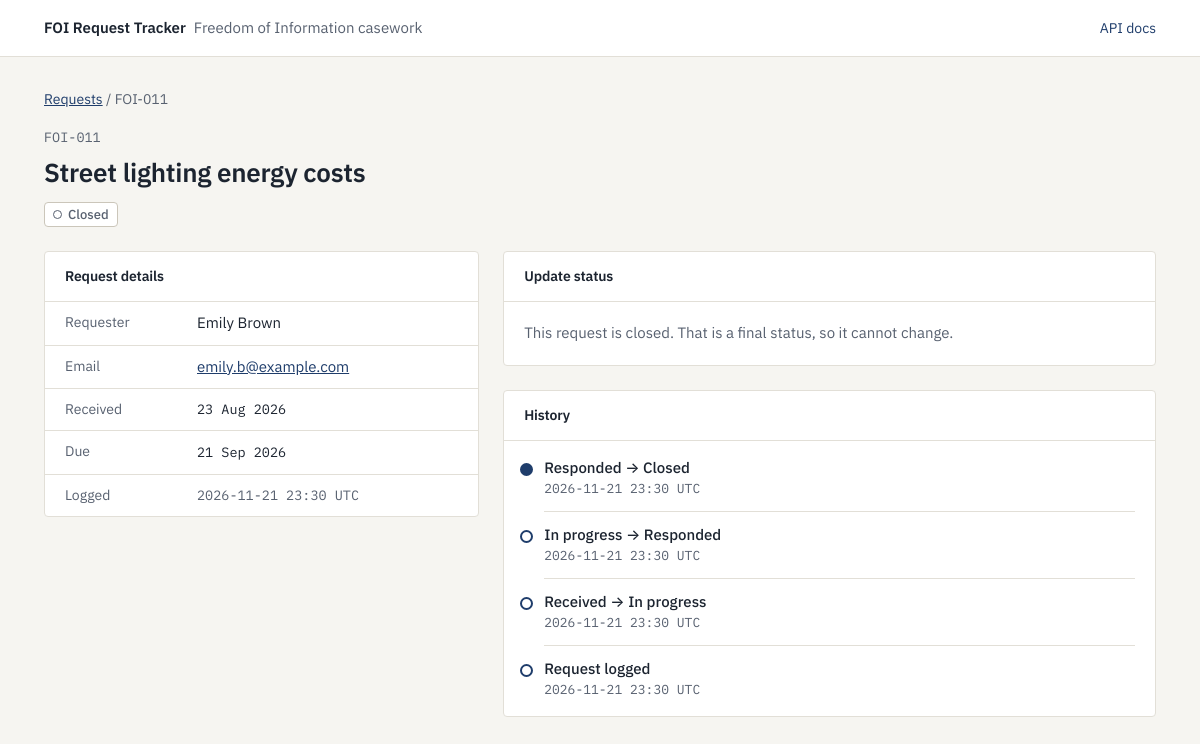
The page /requests/11/view on the database as committed earlier.
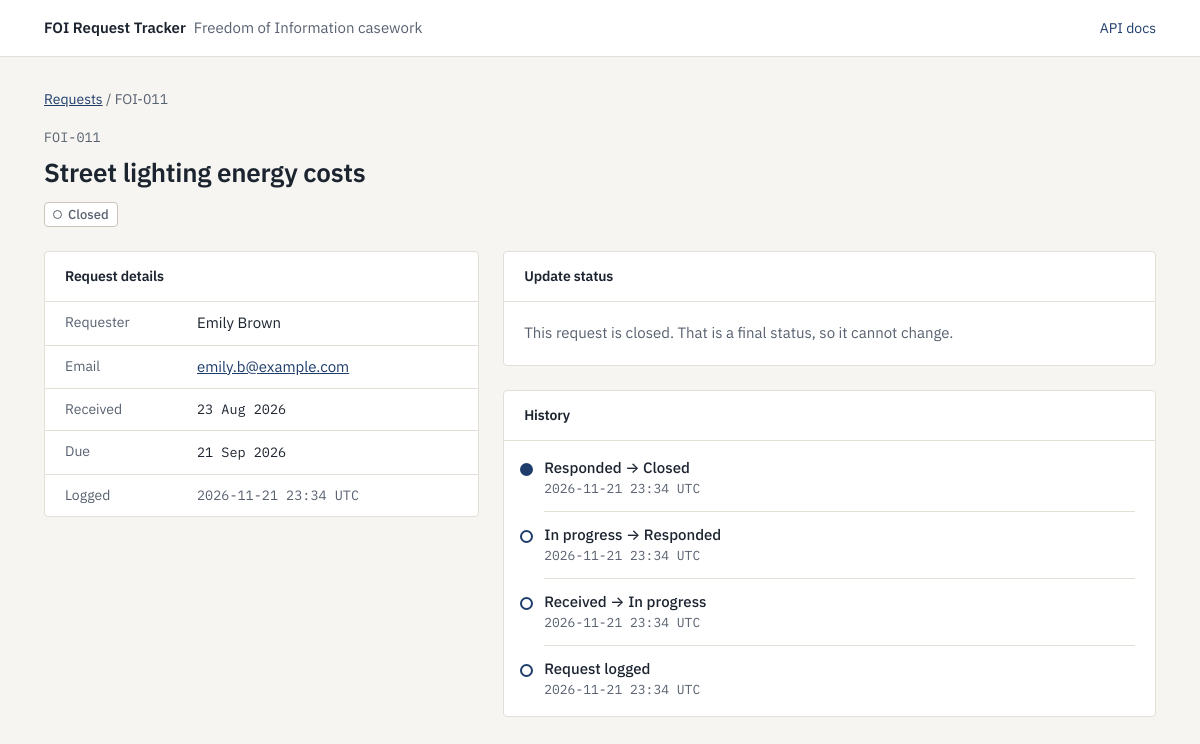
The same page on the database as committed later.
### tables this page shows
CREATE TABLE requests (
    id INTEGER PRIMARY KEY AUTOINCREMENT,
    requester_name TEXT NOT NULL,
    requester_email TEXT NOT NULL,
    subject TEXT NOT NULL,
    received_date TEXT NOT NULL,
    due_date TEXT NOT NULL,
    status TEXT NOT NULL DEFAULT 'RECEIVED' CHECK(status in('IN_PROGRESS', 'CLOSED', 'RESPONDED', 'WITHDRAWN', 'RECEIVED')),
    assigned_to TEXT,
    created_at TEXT NOT NULL DEFAULT CURRENT_TIMESTAMP
);

CREATE TABLE events (
    id INTEGER PRIMARY KEY AUTOINCREMENT,
    request_id INTEGER NOT NULL REFERENCES requests(id),
    from_status TEXT NULL,
    to_status TEXT NOT NULL,
    note TEXT NULL,
    created_at TEXT NOT NULL DEFAULT CURRENT_TIMESTAMP
);

### app/main.py (the view)
@app.get("/requests/{request_id}/view", response_class=HTMLResponse)
def detail_page(request: Request, request_id: int, conn=Depends(db.get_db)):
    return render_detail(request, conn, request_id)

### app/templates/detail.html (shortened to what this page needs)
{% extends "base.html" %}
{% block content %}
{% set is_open = r.status.value in ('RECEIVED', 'IN_PROGRESS') %}
{% set verbs = {'IN_PROGRESS': 'Start work', 'RESPONDED': 'Mark as responded', 'CLOSED': 'Close request', 'WITHDRAWN': 'Withdraw'} %}
<nav class="crumbs"><a href="/">Requests</a> <span>/ FOI-{{ '%03d' % r.id }}</span></nav>
<div class="head">
  <span class="mono muted">FOI-{{ '%03d' % r.id }}</span>
  <h1>{{ r.subject }}</h1>
  <div class="tags">
    <span class="tag {{ '' if is_open else 'done' }}">{{ r.status.value.replace('_', ' ').capitalize() }}</span>
  </div>
</div>
<div class="cols">
  <section class="panel">
    <h2 class="panel-head">Request details</h2>
    <dl>
      <div><dt>Requester</dt><dd>{{ r.requester_name }}</dd></div>
      <div><dt>Email</dt><dd><a href="mailto:{{ r.requester_email }}">{{ r.requester_email }}</a></dd></div>
      <div><dt>Received</dt><dd class="mono">{{ r.received_date.strftime('%d %b %Y') }}</dd></div>
      <div><dt>Due</dt>
        <dd>
          <span class="mono {{ 'late-text' if r.is_overdue }}">{{ r.due_date.strftime('%d %b %Y') }}</span>
          {% set n = r.working_days_left %}
        </dd>
      </div>
      <div><dt>Logged</dt><dd class="mono muted">{{ r.created_at[:16] }} UTC</dd></div>
    </dl>
  </section>
  <div class="stack">
    <section class="panel move">
      <h2 class="panel-head">Update status</h2>
      <div class="panel-body">
        {% if next_moves %}
          <form method="post" action="/requests/{{ r.id }}/move">
            <label class="field">Note (optional)
              <input type="text" name="note" placeholder="For example: passed to the records team"></label>
            <div class="buttons">
              {% for s in next_moves %}
                <button class="btn {{ 'secondary' if s.value == 'WITHDRAWN' }}" type="submit" name="to_status" value="{{ s.value }}">{{ verbs[s.value] }}</button>
              {% endfor %}
            </div>
          </form>
        {% else %}
          <p class="final">This request is {{ r.status.value.lower() }}. That is a final status, so it cannot change.</p>
        {% endif %}
      </div>
    </section>
    <section class="panel">
      <h2 class="panel-head">History</h2>
      <ol class="history">
        {% for e in events %}
          <li>
            <div class="change">
              {% if e.from_status %}{{ e.from_status.replace('_', ' ').capitalize() }} → {{ e.to_status.replace('_', ' ').capitalize() }}{% else %}Request logged{% endif %}
            </div>
            <div class="mono small muted">{{ e.created_at[:16] }} UTC</div>
          </li>
        {% endfor %}
      </ol>
    </section>
  </div>
</div>
{% endblock %}

Rows that differ between the two databases and show on the page:
changed requests "Street lighting energy costs": created_at "2026-11-21 23:30" → "2026-11-21 23:34"
changed events "Closed": created_at "2026-11-21 23:30" → "2026-11-21 23:34"
changed events (number 2 of 4 on the later page): created_at "2026-11-21 23:30" → "2026-11-21 23:34"
changed events "Received": created_at "2026-11-21 23:30" → "2026-11-21 23:34"
changed events (number 4 of 4 on the later page): created_at "2026-11-21 23:30" → "2026-11-21 23:34"
